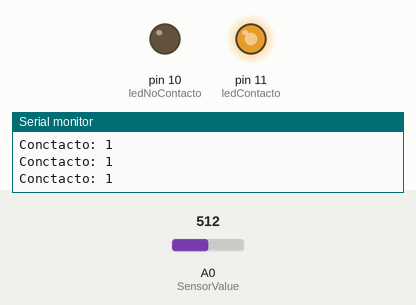
The sketch below on a simulated Arduino Uno, built with avr-gcc and run on an emulated ATmega328P. On the bench: output pins drawn as LEDs (lit = HIGH), the last lines printed to the serial monitor. The inputs (shaded band) are chosen by the test bench; at power-on: A0 (SensorValue) = 512.

Above: at 1.2 s.
1.3 s: A0 (SensorValue) set to 0
At 2.3 s:
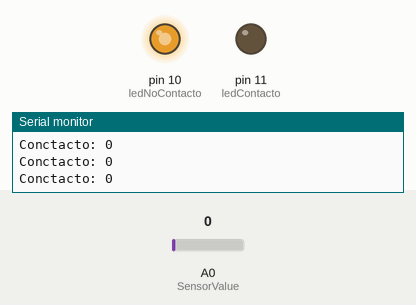
Timing chart, 0 to 4.3 s (numbered marks = the images above; inputs shaded):
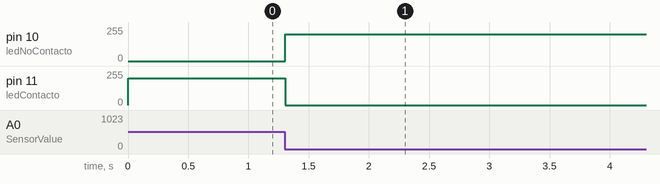

Measured:
- after the input at 1.3 s, pin 10 (ledNoContacto): 0/255 → 200/255 at once; pin 11 (ledContacto): 200/255 → 0/255 at once

The sketch:

ej8.ino
```cpp
#define SensorValue A0
#define ledContacto 11
#define ledNoContacto 10

void setup()
{
  Serial.begin(9600);
  //pinMode(A0, INPUT);
}

void loop()
{
  int contacto = analogRead(SensorValue);

  // pasamos la lectura analogica a digital
  if (contacto > 0) { contacto = 1; }

  Serial.print("Conctacto: ");
  Serial.println(contacto);

  if (contacto == 1){
    analogWrite(ledContacto, 200);
    analogWrite(ledNoContacto, 0);
  } else {
    analogWrite(ledNoContacto, 200);
    analogWrite(ledContacto, 0);
  }

  delay(100);
}
```
